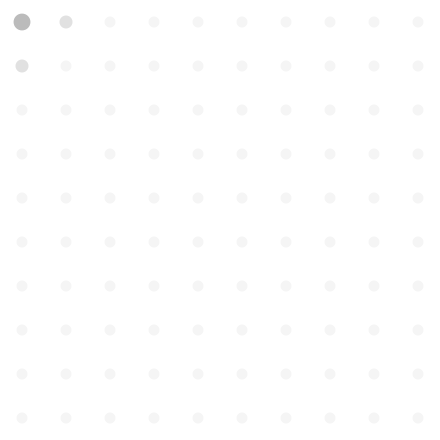
Frame 1 (no input)
Frame 60 (the mouse pressed at the canvas centre just before this capture): identical to frame 1, image omitted
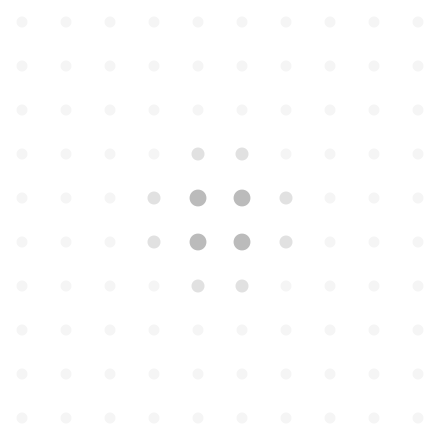
Frame 120 (the mouse held since frame 60 and released just before this capture)

The Processing sketch that drew these frames (run headless with seeded random() and noise(); from frame 60 on, the mouse is pressed at the canvas centre):

// Processing sketch: processing_153462
// ── processing_153462.pde

// just for fun / circles interactive

void setup() {
  size(440,440);
  ellipseMode(CENTER);
  smooth();
  noStroke();
}


void draw() {
  background(255);
  PVector mouse = new PVector(mouseX, mouseY);
  for(int x = width / 20; x < width; x += width / 10) {
    for(int y = height / 20; y < height; y += height / 10) {
      float val = PVector.dist(new PVector(x,y), mouse);
      val = max(10.0, 100.0 - val);
      float size = 10.0 + val / 10.0;
      fill(0,val);
      ellipse(x, y, size, size);
    }
  }
}
